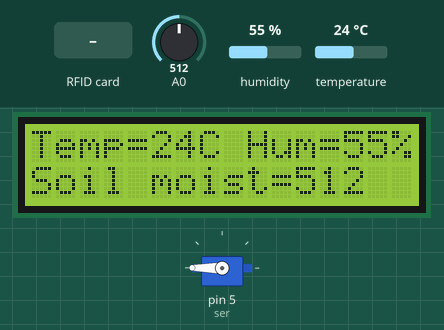
Bench run of a sketch on a simulated Arduino Uno, built with avr-gcc and run on an emulated ATmega328P. On the bench: 16×2 character LCD, servo. The test bench sets the inputs (shaded band); at power-on: temperature 24 °C, A0 = 512, humidity 55 %.

Above: at 1.3 s.
1.4 s: RFID card 5E 7A 19 C4 held to the reader
At 2.7 s:
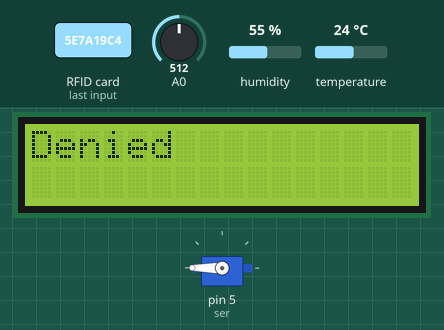
5.7 s: temperature set to 3 °C
At 8.5 s:
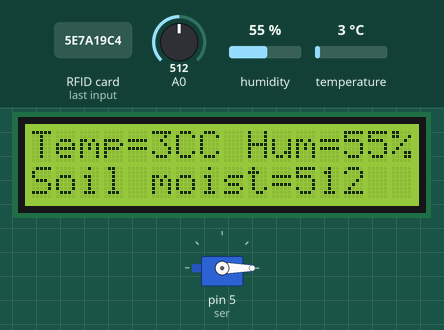
8.8 s: A0 set to 716
At 10.3 s:
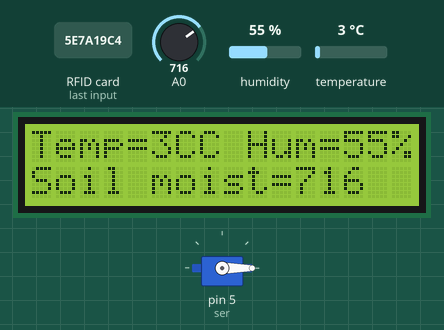
10.9 s: humidity set to 22 %
At 13.3 s:
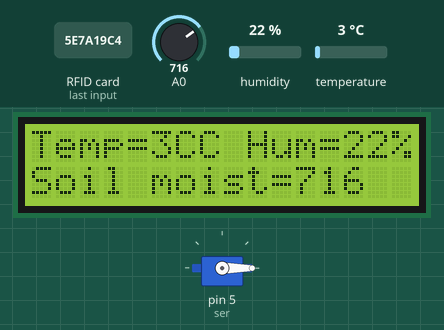
13.6 s: RFID card 5E 7A 19 C4 held to the reader
At 17.1 s:
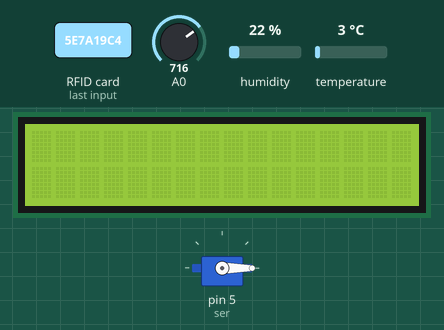
18.2 s: A0 set to 900
At 19.5 s:
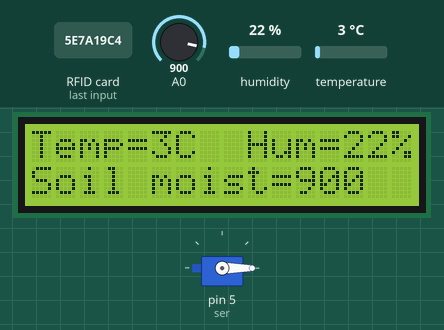
Timing chart, 0 to 21.2 s (numbered marks = the images above; inputs shaded):
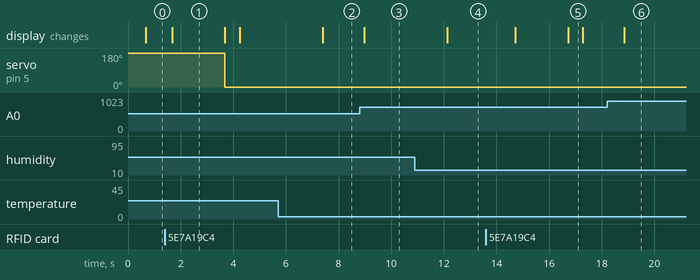

The sketch:

project.ino
```cpp
#include <LiquidCrystal_I2C.h>
#include <DHT11.h>
#include <SPI.h>
#include <MFRC522.h>
#include <Servo.h>

LiquidCrystal_I2C lcd(0x27, 16, 2);
DHT11 dht11(2);
#define SS_PIN 10
#define RST_PIN 9
Servo ser;

MFRC522 rfid(SS_PIN, RST_PIN);
byte nuidPICC[4];
int a = 0;
boolean buttonWasUp = true;
boolean ledEnabled = false;

void setup() {
  lcd.init();
  lcd.backlight();
  SPI.begin();
  rfid.PCD_Init();
  ser.attach(5);
  ser.write(180);
  pinMode(A0, INPUT);
}

void loop() {

  int t = 0;
  int hum = 0;
  int result = dht11.readTemperatureHumidity(t, hum);
  if (result == 0){
    lcd.setCursor(0, 0);
    lcd.print("Temp=");
    lcd.print(t);
    lcd.print("C");
    lcd.setCursor(8, 0);
    lcd.print(" Hum=");
    lcd.print(hum);
    lcd.print("%");
  } else {
    lcd.setCursor(0, 0);
    lcd.println(DHT11::getErrorString(result));
  }


  lcd.setCursor(0, 1);
  lcd.print("Soil moist=");
  lcd.print(analogRead(A0));
  delay(1000);

  if ( ! rfid.PICC_IsNewCardPresent())
    return;

  if ( ! rfid.PICC_ReadCardSerial())
    return;


  for (byte i = 0; i < 4; i++) {
    nuidPICC[i] = rfid.uid.uidByte[i];
  }

  if (a == 0){
    printwh(rfid.uid.uidByte, rfid.uid.size);
    ser.write(0);
  } else {
    printgb(rfid.uid.uidByte, rfid.uid.size);
    ser.write(180);
  }
  rfid.PICC_HaltA();

  rfid.PCD_StopCrypto1();
}


void printwh(byte *buffer, byte bufferSize) {
  if(buffer[0] == 165 and buffer[1] == 177 and buffer[2] == 162 and buffer[3] == 44){
    lcd.setCursor(0, 1);
    lcd.clear();
    lcd.print("Welcom Home");
    delay(2000);
    lcd.clear();
    a = 1;
  } else {
    lcd.setCursor(0, 1);
    lcd.clear();
    lcd.print("Denied");
    delay(2000);
    lcd.clear();
  }
}
void printgb(byte *buffer, byte bufferSize) {
  if(buffer[0] == 165 and buffer[1] == 177 and buffer[2] == 162 and buffer[3] == 44){
    lcd.setCursor(0, 1);
    lcd.clear();
    lcd.print("Good Bye");
    delay(2000);
    lcd.clear();
    a = 0;
  } else {
    lcd.setCursor(0, 1);
    lcd.clear();
    lcd.print("Denied");
    delay(2000);
    lcd.clear();
  }
}
```

Measured:
- after the input at 1.4 s, servo on pin 5 (ser): 180° → 0° after 2.3 s; the display: changes after 0.28 s (image 1)
- after the input at 5.7 s, the display: changes after 1.7 s (image 2)
- after the input at 8.8 s, the display: changes after 0.17 s (image 3)
- after the input at 10.9 s, the display: changes after 1.2 s (image 4)
- after the input at 13.6 s, the display: first changes after 1.1 s (image 5 shows a later state)
- after the input at 18.2 s, the display: changes after 0.65 s (image 6)
- what the display in image 1 shows lasts 2.0 s, from 1.7 s to 3.7 s
